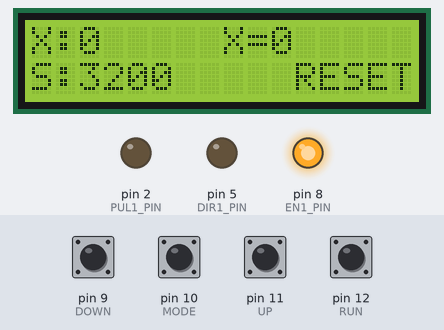
Recording of a sketch running on a simulated Arduino Uno, built with avr-gcc and run on an emulated ATmega328P. On the bench: 16×2 character LCD, output pins drawn as LEDs (lit = HIGH). Inputs (shaded band) come from the test bench; at power-on: pin 9 (DOWN), pin 10 (MODE), pin 11 (UP), pin 12 (RUN) HIGH. What the sketch prints to the serial monitor is not drawn.

Above: at 2.2 s.
2.3 s: pin 10 (MODE) pulled LOW for 0.15 s
At 2.99 s:
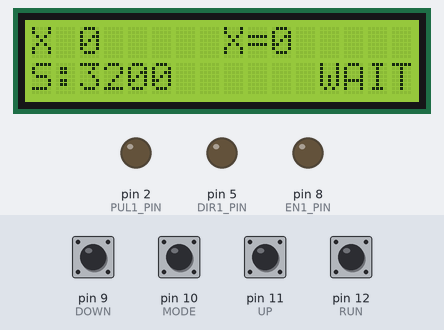
3.0 s: pin 12 (RUN) pulled LOW for 0.15 s
3.7 s: pin 10 (MODE) pulled LOW for 1 s
At 4.92 s:
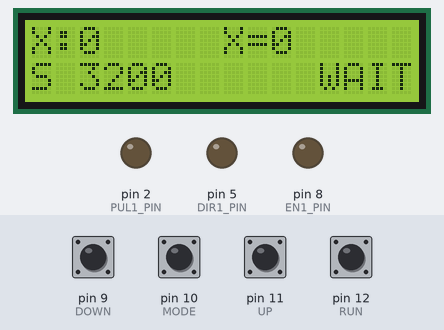
5.3 s: pin 9 (DOWN) pulled LOW for 0.15 s
At 5.72 s:
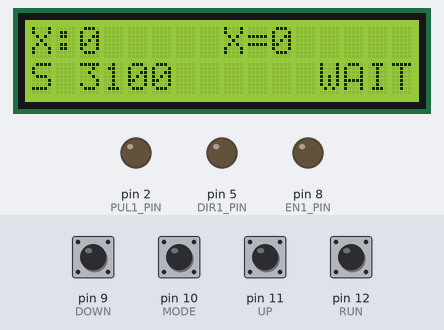
6.0 s: pin 10 (MODE) pulled LOW for 0.15 s
At 6.9 s:
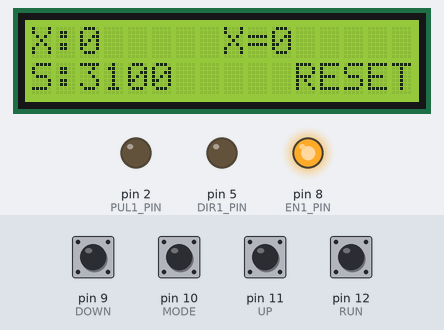
7.7 s: pin 9 (DOWN) pulled LOW for 1 s
Timing chart, 0 to 10.7 s (numbered marks = the images above; inputs shaded):
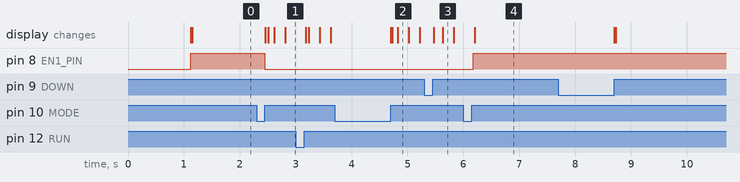

Measured:
- after the input at 2.3 s, pin 8 (EN1_PIN): HIGH → LOW after 0.15 s; the display: first changes after 0.15 s (image 1 shows a later state)
- after the input at 3.7 s, the display: first changes after 1.0 s (image 2 shows a later state)
- after the input at 5.3 s, the display: first changes after 0.17 s (image 3 shows a later state)
- after the input at 6.0 s, pin 8 (EN1_PIN): LOW → HIGH after 0.18 s; the display: changes after 0.21 s (image 4)

The sketch:

Stepper_TB6600_LCD.ino
```cpp
#include <Wire.h>
#include <LiquidCrystal_I2C.h>
#include <math.h>
#include <AccelStepper.h>

//driver for the axis 1 - X
#define PUL1_PIN 2
#define DIR1_PIN 5
#define EN1_PIN 8

AccelStepper stepper1(AccelStepper::DRIVER, PUL1_PIN, DIR1_PIN);
LiquidCrystal_I2C lcd(0x27, 16, 2); // or 0x3F

#define DOWN 9
#define MODE 10
#define UP 11
#define RUN 12

#define STATE_STARTUP 0
#define STATE_SPEED 1
#define STATE_HOMEX 2

byte currentState = STATE_STARTUP;

int microStep = 16;
float angleStep = 1.8;
float distancePerRound = 40; //mm
float stepsPerDistance = microStep * (360.0 / angleStep) / distancePerRound;

int dx = 0;//mm
int curX = 0;
long steps = 0;
long maxSpeeds = 3200;

String status_ = " ";

void setup() {
  // put your setup code here, to run once:
  Serial.begin(9600);
  pinMode(PUL1_PIN , OUTPUT);
  pinMode(DIR1_PIN , OUTPUT);
  pinMode(EN1_PIN , OUTPUT);
  pinMode(DOWN, INPUT_PULLUP);
  pinMode(MODE, INPUT_PULLUP);
  pinMode(UP, INPUT_PULLUP);
  pinMode(RUN, INPUT_PULLUP);

  //
  lcd.init();
  lcd.backlight();
  lcd.setCursor(0, 0); //frint from column 3, row 0
  lcd.print("** Hero Live **");
  lcd.setCursor(0, 1);
  lcd.print("Linear control");
  delay(1000);
  lcd.clear();
  Serial.println("STATE_STARTUP");
}

void loop() {
  // put your main code here, to run repeatedly:

  setLCD();
  updateState(currentState);
}

void updateState(byte aState) {
  switch (aState)
  {
    case STATE_STARTUP:
      digitalWrite(EN1_PIN, HIGH);
      status_ = "RESET";
      if (digitalRead(DOWN) == 0) {
        while (digitalRead(DOWN) == 0);
        moveOne('0');
        lcd.clear();
      }
      if (digitalRead(MODE) == 0) {
        while (digitalRead(MODE) == 0);
        currentState = STATE_HOMEX;
        digitalWrite(EN1_PIN, LOW);
        status_ = "    ";
        Serial.println("STATE_HOMEX");
        lcd.clear();
      }
      break;

    case STATE_HOMEX:
      status_ = " WAIT";
      dx = ajustValue(currentState);
      if (digitalRead(MODE) == 0) {
        while (digitalRead(MODE) == 0);
        currentState = STATE_SPEED;
        Serial.println("STATE_SPEED");
        lcd.clear();
      }
      if (digitalRead(RUN) == 0) {
        while (digitalRead(RUN) == 0);
        status_ = "  RUN";
        setLCD();
        moveOne('1');
      }
      break;

    case STATE_SPEED:
      status_ = " WAIT";
      maxSpeeds = ajustValue(currentState);
      if (digitalRead(MODE) == 0) {
        while (digitalRead(MODE) == 0);
        currentState = STATE_STARTUP;
        Serial.println("STATE_STARTUP");
        lcd.clear();
      }
      if (digitalRead(RUN) == 0) {
        while (digitalRead(RUN) == 0);
        status_ = "  RUN";
        setLCD();
        moveOne('1');
      }
      break;
  }
}

void setLCD() {
  char f1 = ':';
  char f2 = ':';

  if ((millis() * 5 / 1000) % 2 == 0) {
    switch (currentState)
    {
      case STATE_HOMEX:
        f1 = ' ';
        break;
      case STATE_SPEED:
        f2 = ' ';
        break;
    }
  }

  lcd.setCursor(0, 0);
  lcd.print("X");
  lcd.print(f1);
  lcd.print(dx);
  lcd.print("  ");
  lcd.setCursor(8, 0);
  lcd.print("X=");
  lcd.print(curX);
  lcd.print("    ");

  lcd.setCursor(0, 1);
  lcd.print("S");
  lcd.print(f2);
  lcd.print(maxSpeeds);
  lcd.print("   ");
  lcd.setCursor(11, 1);
  lcd.print(status_);
}

void moveOne(char m) {

  steps = dx * stepsPerDistance;
  stepper1.setMaxSpeed(maxSpeeds);
  stepper1.setAcceleration(0.5 * maxSpeeds);
  Serial.print("Move to ");
  Serial.print(" ");
  Serial.print(dx);
  Serial.print(" ");
  Serial.print(steps);
  Serial.print(" ");
  Serial.println(maxSpeeds);

  if (m == '1') {
    stepper1.runToNewPosition(steps);
  }
  if (m == '0') {
    stepper1.setCurrentPosition(0);
  }
  curX = stepper1.currentPosition() / stepsPerDistance;
}


float ajustValue(byte mode) {
  int count = 0;
  long speed_ = 0;
  if (digitalRead(UP) == 0) {
    count++;
    while (digitalRead(UP) == 0);
  } else if (digitalRead(DOWN) == 0) {
    count--;
    while (digitalRead(DOWN) == 0);
  }
  switch (mode)
  {
    case STATE_HOMEX:
      return dx + 10 * count;
      break;
    case STATE_SPEED:
      speed_ = maxSpeeds + 100 * count;
      return speed_ > 0 ? speed_ : 0;
      break;
  }
}
```
